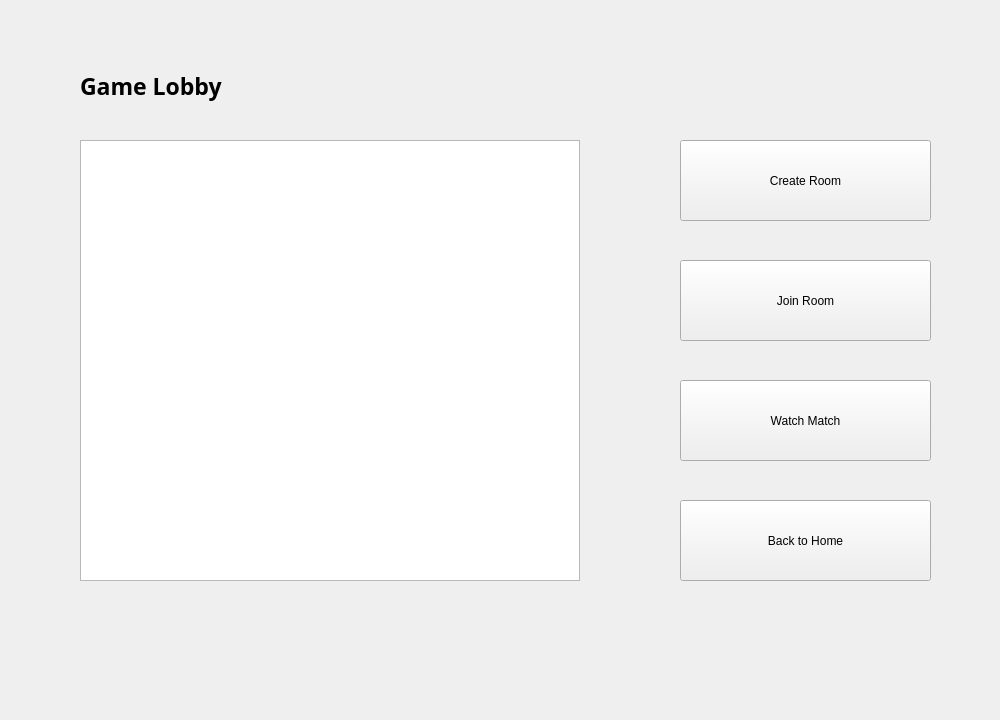
<?xml version="1.0" encoding="UTF-8"?>
<ui version="4.0">
 <class>lobby</class>
 <widget class="QWidget" name="lobby">
  <property name="windowModality">
   <enum>Qt::WindowModal</enum>
  </property>
  <property name="geometry">
   <rect>
    <x>0</x>
    <y>0</y>
    <width>1000</width>
    <height>720</height>
   </rect>
  </property>
  <property name="windowTitle">
   <string>Form</string>
  </property>
  <widget class="QLabel" name="label">
   <property name="geometry">
    <rect>
     <x>80</x>
     <y>60</y>
     <width>251</width>
     <height>51</height>
    </rect>
   </property>
   <property name="font">
    <font>
     <family>思源黑体 CN</family>
     <pointsize>17</pointsize>
     <bold>true</bold>
    </font>
   </property>
   <property name="text">
    <string>Game Lobby</string>
   </property>
  </widget>
  <widget class="QPushButton" name="ptn_createRoom">
   <property name="geometry">
    <rect>
     <x>680</x>
     <y>140</y>
     <width>251</width>
     <height>81</height>
    </rect>
   </property>
   <property name="text">
    <string>Create Room</string>
   </property>
  </widget>
  <widget class="QPushButton" name="ptn_joinRoom">
   <property name="geometry">
    <rect>
     <x>680</x>
     <y>260</y>
     <width>251</width>
     <height>81</height>
    </rect>
   </property>
   <property name="text">
    <string>Join Room</string>
   </property>
  </widget>
  <widget class="QPushButton" name="ptn_backToHome">
   <property name="geometry">
    <rect>
     <x>680</x>
     <y>500</y>
     <width>251</width>
     <height>81</height>
    </rect>
   </property>
   <property name="text">
    <string>Back to Home</string>
   </property>
  </widget>
  <widget class="QPushButton" name="ptn_watch">
   <property name="geometry">
    <rect>
     <x>680</x>
     <y>380</y>
     <width>251</width>
     <height>81</height>
    </rect>
   </property>
   <property name="text">
    <string>Watch Match</string>
   </property>
  </widget>
  <widget class="QTableWidget" name="roomInfo">
   <property name="geometry">
    <rect>
     <x>80</x>
     <y>140</y>
     <width>500</width>
     <height>441</height>
    </rect>
   </property>
  </widget>
 </widget>
 <resources/>
 <connections/>
</ui>
